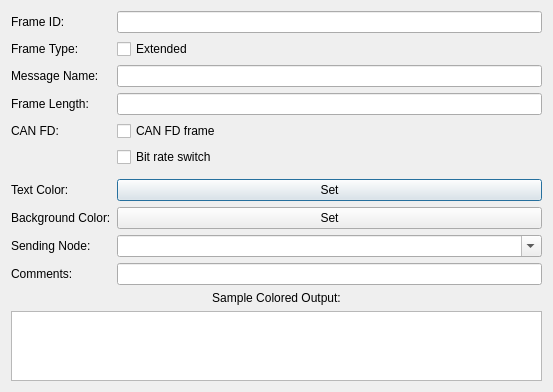
<?xml version="1.0" encoding="UTF-8"?>
<ui version="4.0">
 <class>DBCMessageEditor</class>
 <widget class="QDialog" name="DBCMessageEditor">
  <property name="geometry">
   <rect>
    <x>0</x>
    <y>0</y>
    <width>553</width>
    <height>371</height>
   </rect>
  </property>
  <property name="windowTitle">
   <string>Message Editor</string>
  </property>
  <layout class="QVBoxLayout" name="verticalLayout">
   <item>
    <layout class="QFormLayout" name="formLayout">
     <item row="0" column="1">
      <widget class="QLineEdit" name="lineFrameID"/>
     </item>
     <item row="1" column="0">
      <widget class="QLabel" name="label_extended">
       <property name="text">
        <string>Frame Type:</string>
       </property>
      </widget>
     </item>
     <item row="1" column="1">
      <widget class="QCheckBox" name="checkExtended">
       <property name="text">
        <string>Extended</string>
       </property>
      </widget>
     </item>
     <item row="2" column="0">
      <widget class="QLabel" name="label_2">
       <property name="text">
        <string>Message Name:</string>
       </property>
      </widget>
     </item>
     <item row="2" column="1">
      <widget class="QLineEdit" name="lineMsgName">
       <property name="minimumSize">
        <size>
         <width>390</width>
         <height>0</height>
        </size>
       </property>
      </widget>
     </item>
     <item row="3" column="0">
      <widget class="QLabel" name="label_3">
       <property name="text">
        <string>Frame Length:</string>
       </property>
      </widget>
     </item>
     <item row="3" column="1">
      <widget class="QLineEdit" name="lineFrameLen"/>
     </item>
     <item row="4" column="0">
      <widget class="QLabel" name="label_canFD">
       <property name="text">
        <string>CAN FD:</string>
       </property>
      </widget>
     </item>
     <item row="7" column="0">
      <layout class="QHBoxLayout" name="layoutCanFD"/>
     </item>
     <item row="8" column="0">
      <widget class="QLabel" name="label_5">
       <property name="text">
        <string>Text Color:</string>
       </property>
      </widget>
     </item>
     <item row="8" column="1">
      <widget class="QPushButton" name="btnTextColor">
       <property name="text">
        <string>Set</string>
       </property>
      </widget>
     </item>
     <item row="9" column="0">
      <widget class="QLabel" name="label_7">
       <property name="text">
        <string>Background Color:</string>
       </property>
      </widget>
     </item>
     <item row="9" column="1">
      <widget class="QPushButton" name="btnBackgroundColor">
       <property name="text">
        <string>Set</string>
       </property>
      </widget>
     </item>
     <item row="10" column="0">
      <widget class="QLabel" name="label_9">
       <property name="text">
        <string>Sending Node:</string>
       </property>
      </widget>
     </item>
     <item row="10" column="1">
      <widget class="QComboBox" name="comboSender">
       <property name="editable">
        <bool>true</bool>
       </property>
      </widget>
     </item>
     <item row="11" column="0">
      <widget class="QLabel" name="label_8">
       <property name="text">
        <string>Comments:</string>
       </property>
      </widget>
     </item>
     <item row="11" column="1">
      <widget class="QLineEdit" name="lineComment">
       <property name="minimumSize">
        <size>
         <width>390</width>
         <height>0</height>
        </size>
       </property>
      </widget>
     </item>
     <item row="0" column="0">
      <widget class="QLabel" name="label">
       <property name="text">
        <string>Frame ID:</string>
       </property>
      </widget>
     </item>
     <item row="4" column="1">
      <widget class="QCheckBox" name="checkCanFD">
       <property name="text">
        <string>CAN FD frame</string>
       </property>
      </widget>
     </item>
     <item row="5" column="1">
      <widget class="QCheckBox" name="checkBRS">
       <property name="toolTip">
        <string>Bit rate switch: the data phase uses the faster data rate</string>
       </property>
       <property name="text">
        <string>Bit rate switch</string>
       </property>
      </widget>
     </item>
    </layout>
   </item>
   <item>
    <widget class="QLabel" name="label_4">
     <property name="text">
      <string>Sample Colored Output:</string>
     </property>
     <property name="alignment">
      <set>Qt::AlignmentFlag::AlignCenter</set>
     </property>
    </widget>
   </item>
   <item>
    <widget class="QListWidget" name="listSample"/>
   </item>
  </layout>
 </widget>
 <resources/>
 <connections/>
</ui>
